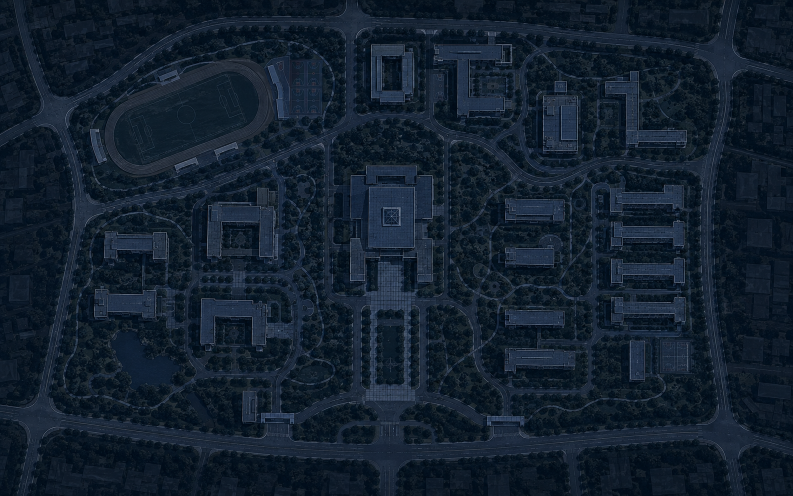
#> input picture frontend/src/assets/campus-gis-map.png, 1586 x 992 px (shown at 1/2 size)
$ python -i privacy_mask.py   (imports and definitions only)
#> lines starting #> are read from the running program, lines starting #| are printed output that depends on the picture; after the words box and inside, x2 and y2 are one past the last pixel; in counts of white or black regions, pixels touching at a corner belong together
"""图片上云前的隐私处理：人脸模糊 + 长边归一 + JPEG 重编码。

设计边界（诚实记录，见 docs/VLM_INTEGRATION_PROPOSAL.md 评审第 7 节 V-2）：
- 人脸模糊使用 OpenCV haar 级联（无新模型依赖），对侧脸/遮挡人脸可能漏检，
  属「尽力而为」；**真正可靠的防线是检测侧的人员闸门**：
  凡 YOLO 检出 person 的图片一律不上送（见 graph.evaluate_risk）。
- 车牌不模糊：车牌检测在无专用模型时误漏率高，且违停研判需要看清车辆与
  标线的空间关系；车牌出境属已记录的残余风险（当前供应商与文字研判为同一家）。

失败策略：解码或编码失败抛异常，由调用方降级为纯文本研判（不允许不打码直接上送）。
"""

from __future__ import annotations

from pathlib import Path

import cv2
import numpy as np

_FACE_CASCADE_PATH = str(Path(cv2.data.haarcascades) / "haarcascade_frontalface_default.xml")


def mask_and_resize(image_path: str | Path, max_side: int = 1024, jpeg_quality: int = 85) -> bytes:
    """读取图片，模糊人脸区域，等比缩放到长边 max_side，返回 JPEG 字节。"""
#> called with max_side = 1024, jpeg_quality = 85
    raw = np.fromfile(str(image_path), dtype=np.uint8)
    img = cv2.imdecode(raw, cv2.IMREAD_COLOR)
#> img is the input picture: shape (992, 1586, 3); mean B, G, R 46.1, 31.7, 18.5
    if img is None:
        raise ValueError(f"无法解码图片：{image_path}")

    gray = cv2.cvtColor(img, cv2.COLOR_BGR2GRAY)
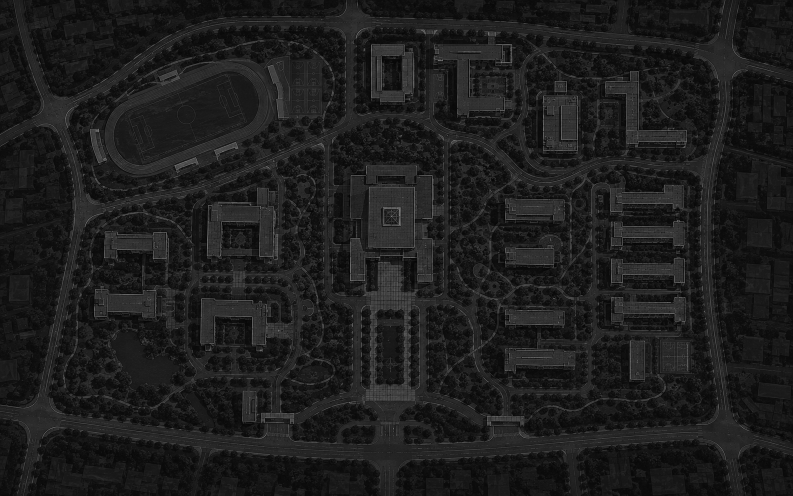
#> gray: shape (992, 1586) (shown at 1/2 size); min 0, max 178, mean 29.4
    cascade = cv2.CascadeClassifier(_FACE_CASCADE_PATH)
    faces = cascade.detectMultiScale(gray, scaleFactor=1.1, minNeighbors=5, minSize=(24, 24))
#> faces = [[592, 617, 55, 55]]
    for x, y, w, h in faces:
        # 适当外扩，避免只糊住五官中心
        pad_x, pad_y = int(w * 0.15), int(h * 0.2)
        x0, y0 = max(0, x - pad_x), max(0, y - pad_y)
        x1, y1 = min(img.shape[1], x + w + pad_x), min(img.shape[0], y + h + pad_y)
        roi = img[y0:y1, x0:x1]
        img[y0:y1, x0:x1] = cv2.GaussianBlur(roi, (51, 51), 30)
#> this loop made 1 pass
#> (x, y, w, h, pad_x, pad_y, x0, y0) on pass 1: (592, 617, 55, 55, 8, 11, 584, 606)
#> pass 1, in mask_and_resize, `roi = img[y0:y1, x0:x1]`:
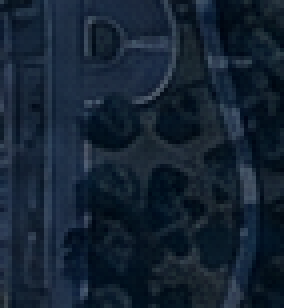
#> roi: shape (77, 71, 3) (shown 4 times larger); mean B, G, R 50.1, 34.6, 20.5
#> after the loop: img: shape (992, 1586, 3); 0.35% of pixels changed, all inside (x1, y1, x2, y2) = (584, 606, 655, 683)
#> after the loop:
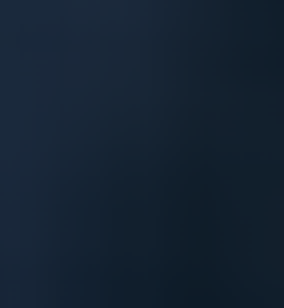
#> roi: shape (77, 71, 3) (shown 4 times larger); mean B, G, R 50.2, 34.6, 20.5

    height, width = img.shape[:2]
#> height = 992; width = 1586
    scale = min(1.0, max_side / max(height, width))
#> scale = 0.646
    if scale < 1.0:
        img = cv2.resize(img, (round(width * scale), round(height * scale)), interpolation=cv2.INTER_AREA)
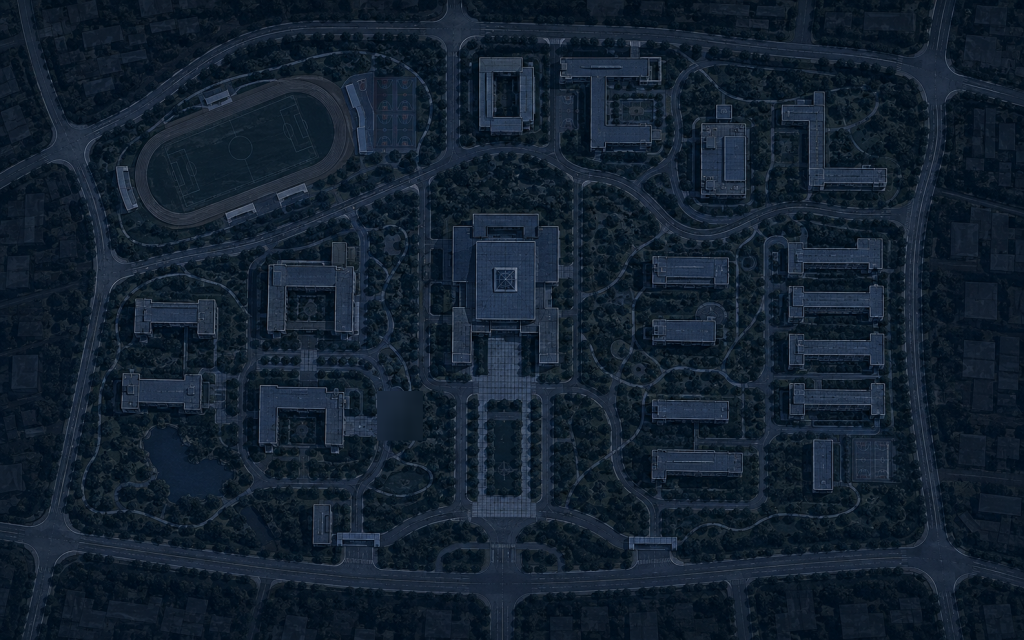
#> img: shape (640, 1024, 3); mean B, G, R 46.1, 31.7, 18.5

    ok, buf = cv2.imencode(".jpg", img, [cv2.IMWRITE_JPEG_QUALITY, jpeg_quality])
    if not ok:
        raise ValueError("JPEG 编码失败")
    return buf.tobytes()

>>> result = mask_and_resize('../../../frontend/src/assets/campus-gis-map.png')
